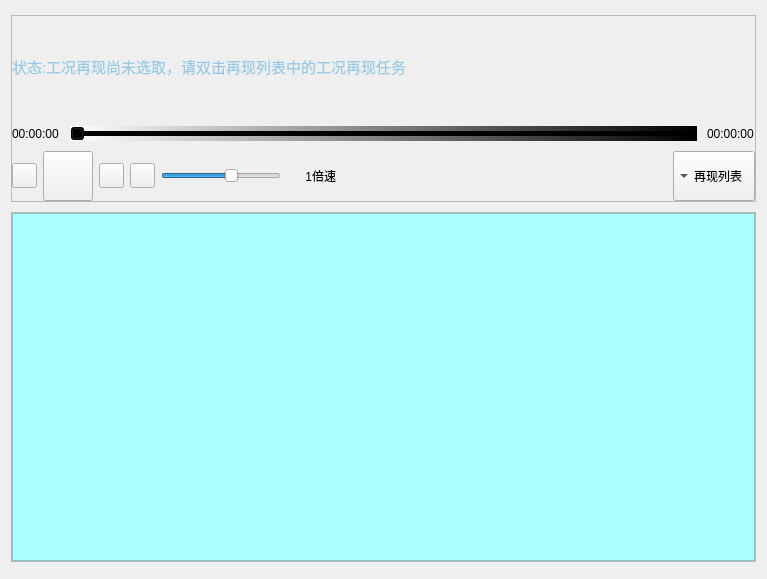
<?xml version="1.0" encoding="UTF-8"?>
<ui version="4.0">
 <class>RevertPlayer</class>
 <widget class="QWidget" name="RevertPlayer">
  <property name="windowModality">
   <enum>Qt::ApplicationModal</enum>
  </property>
  <property name="geometry">
   <rect>
    <x>0</x>
    <y>0</y>
    <width>767</width>
    <height>579</height>
   </rect>
  </property>
  <property name="windowTitle">
   <string>工况再现</string>
  </property>
  <layout class="QGridLayout" name="gridLayout">
   <property name="sizeConstraint">
    <enum>QLayout::SetDefaultConstraint</enum>
   </property>
   <item row="0" column="0">
    <widget class="QFrame" name="framePlayer">
     <property name="sizePolicy">
      <sizepolicy hsizetype="Preferred" vsizetype="Fixed">
       <horstretch>0</horstretch>
       <verstretch>0</verstretch>
      </sizepolicy>
     </property>
     <property name="styleSheet">
      <string notr="true"/>
     </property>
     <property name="frameShape">
      <enum>QFrame::StyledPanel</enum>
     </property>
     <property name="frameShadow">
      <enum>QFrame::Raised</enum>
     </property>
     <layout class="QVBoxLayout" name="verticalLayout_3">
      <property name="spacing">
       <number>0</number>
      </property>
      <property name="margin">
       <number>0</number>
      </property>
      <item>
       <layout class="QVBoxLayout" name="verticalLayout_2">
        <property name="spacing">
         <number>10</number>
        </property>
        <item>
         <widget class="QLabel" name="labelMsg">
          <property name="minimumSize">
           <size>
            <width>0</width>
            <height>100</height>
           </size>
          </property>
          <property name="maximumSize">
           <size>
            <width>16777215</width>
            <height>100</height>
           </size>
          </property>
          <property name="styleSheet">
           <string notr="true">border-image: url(:pic/images/screen.png); 
border-width: 1px;
color:rgb(150, 202, 230);
border-radius:9px;    
border-width: 1px;
font: 11pt;
</string>
          </property>
          <property name="text">
           <string>状态:工况再现尚未选取，请双击再现列表中的工况再现任务</string>
          </property>
         </widget>
        </item>
        <item>
         <layout class="QHBoxLayout" name="horizontalLayout">
          <item>
           <widget class="QLabel" name="labelTime">
            <property name="minimumSize">
             <size>
              <width>48</width>
              <height>0</height>
             </size>
            </property>
            <property name="maximumSize">
             <size>
              <width>48</width>
              <height>16777215</height>
             </size>
            </property>
            <property name="text">
             <string>00:00:00</string>
            </property>
           </widget>
          </item>
          <item>
           <widget class="QSlider" name="sliderProgress">
            <property name="enabled">
             <bool>true</bool>
            </property>
            <property name="acceptDrops">
             <bool>false</bool>
            </property>
            <property name="autoFillBackground">
             <bool>false</bool>
            </property>
            <property name="styleSheet">
             <string notr="true">background-color: qlineargradient(spread:pad, x1:0, y1:0, x2:1, y2:0, stop:0 rgba(255, 255, 255, 255), stop:1 rgba(0, 0, 0, 255));</string>
            </property>
            <property name="maximum">
             <number>10000000</number>
            </property>
            <property name="orientation">
             <enum>Qt::Horizontal</enum>
            </property>
            <property name="invertedControls">
             <bool>false</bool>
            </property>
           </widget>
          </item>
          <item>
           <widget class="QLabel" name="labelTimeTotle">
            <property name="minimumSize">
             <size>
              <width>48</width>
              <height>0</height>
             </size>
            </property>
            <property name="maximumSize">
             <size>
              <width>48</width>
              <height>16777215</height>
             </size>
            </property>
            <property name="text">
             <string>00:00:00</string>
            </property>
           </widget>
          </item>
         </layout>
        </item>
        <item>
         <layout class="QHBoxLayout" name="horizontalLayout_4">
          <property name="spacing">
           <number>6</number>
          </property>
          <item>
           <layout class="QHBoxLayout" name="horizontalLayout_3">
            <item>
             <widget class="QPushButton" name="buttonBackward">
              <property name="minimumSize">
               <size>
                <width>25</width>
                <height>25</height>
               </size>
              </property>
              <property name="maximumSize">
               <size>
                <width>25</width>
                <height>25</height>
               </size>
              </property>
              <property name="cursor">
               <cursorShape>PointingHandCursor</cursorShape>
              </property>
              <property name="toolTip">
               <string/>
              </property>
              <property name="statusTip">
               <string/>
              </property>
              <property name="whatsThis">
               <string/>
              </property>
              <property name="styleSheet">
               <string notr="true">border-image: url(:pic/images/快退.PNG);</string>
              </property>
              <property name="text">
               <string/>
              </property>
             </widget>
            </item>
            <item>
             <widget class="QPushButton" name="buttonStartPause">
              <property name="minimumSize">
               <size>
                <width>50</width>
                <height>50</height>
               </size>
              </property>
              <property name="maximumSize">
               <size>
                <width>50</width>
                <height>50</height>
               </size>
              </property>
              <property name="cursor">
               <cursorShape>PointingHandCursor</cursorShape>
              </property>
              <property name="toolTip">
               <string/>
              </property>
              <property name="whatsThis">
               <string/>
              </property>
              <property name="styleSheet">
               <string notr="true">border-image: url(:pic/images/播放.PNG);</string>
              </property>
              <property name="text">
               <string/>
              </property>
             </widget>
            </item>
            <item>
             <widget class="QPushButton" name="buttonForward">
              <property name="minimumSize">
               <size>
                <width>25</width>
                <height>25</height>
               </size>
              </property>
              <property name="maximumSize">
               <size>
                <width>25</width>
                <height>25</height>
               </size>
              </property>
              <property name="cursor">
               <cursorShape>PointingHandCursor</cursorShape>
              </property>
              <property name="toolTip">
               <string/>
              </property>
              <property name="statusTip">
               <string/>
              </property>
              <property name="whatsThis">
               <string/>
              </property>
              <property name="styleSheet">
               <string notr="true">border-image: url(:pic/images/快进.PNG);</string>
              </property>
              <property name="text">
               <string/>
              </property>
             </widget>
            </item>
            <item>
             <widget class="QPushButton" name="buttonStop">
              <property name="minimumSize">
               <size>
                <width>25</width>
                <height>25</height>
               </size>
              </property>
              <property name="maximumSize">
               <size>
                <width>25</width>
                <height>25</height>
               </size>
              </property>
              <property name="cursor">
               <cursorShape>PointingHandCursor</cursorShape>
              </property>
              <property name="toolTip">
               <string/>
              </property>
              <property name="whatsThis">
               <string/>
              </property>
              <property name="styleSheet">
               <string notr="true">border-image: url(:pic/images/停止.PNG);</string>
              </property>
              <property name="text">
               <string/>
              </property>
             </widget>
            </item>
           </layout>
          </item>
          <item>
           <layout class="QHBoxLayout" name="horizontalLayout_2">
            <property name="spacing">
             <number>0</number>
            </property>
            <item>
             <widget class="QSlider" name="sliderSpeed">
              <property name="sizePolicy">
               <sizepolicy hsizetype="Fixed" vsizetype="Fixed">
                <horstretch>0</horstretch>
                <verstretch>0</verstretch>
               </sizepolicy>
              </property>
              <property name="minimumSize">
               <size>
                <width>120</width>
                <height>0</height>
               </size>
              </property>
              <property name="maximumSize">
               <size>
                <width>120</width>
                <height>16777215</height>
               </size>
              </property>
              <property name="minimum">
               <number>-3</number>
              </property>
              <property name="maximum">
               <number>2</number>
              </property>
              <property name="pageStep">
               <number>1</number>
              </property>
              <property name="orientation">
               <enum>Qt::Horizontal</enum>
              </property>
             </widget>
            </item>
            <item>
             <widget class="QLabel" name="labelSpeed">
              <property name="minimumSize">
               <size>
                <width>55</width>
                <height>0</height>
               </size>
              </property>
              <property name="maximumSize">
               <size>
                <width>55</width>
                <height>16777215</height>
               </size>
              </property>
              <property name="text">
               <string>1倍速</string>
              </property>
              <property name="alignment">
               <set>Qt::AlignRight|Qt::AlignTrailing|Qt::AlignVCenter</set>
              </property>
             </widget>
            </item>
           </layout>
          </item>
          <item>
           <spacer name="horizontalSpacer">
            <property name="orientation">
             <enum>Qt::Horizontal</enum>
            </property>
            <property name="sizeHint" stdset="0">
             <size>
              <width>0</width>
              <height>20</height>
             </size>
            </property>
           </spacer>
          </item>
          <item>
           <widget class="QToolButton" name="buttonListRevert">
            <property name="sizePolicy">
             <sizepolicy hsizetype="Fixed" vsizetype="Expanding">
              <horstretch>0</horstretch>
              <verstretch>0</verstretch>
             </sizepolicy>
            </property>
            <property name="minimumSize">
             <size>
              <width>0</width>
              <height>0</height>
             </size>
            </property>
            <property name="maximumSize">
             <size>
              <width>16777215</width>
              <height>16777215</height>
             </size>
            </property>
            <property name="text">
             <string>再现列表</string>
            </property>
            <property name="autoExclusive">
             <bool>false</bool>
            </property>
            <property name="toolButtonStyle">
             <enum>Qt::ToolButtonTextBesideIcon</enum>
            </property>
            <property name="autoRaise">
             <bool>false</bool>
            </property>
            <property name="arrowType">
             <enum>Qt::DownArrow</enum>
            </property>
           </widget>
          </item>
         </layout>
        </item>
       </layout>
      </item>
     </layout>
    </widget>
   </item>
   <item row="1" column="0">
    <widget class="QFrame" name="frameRevertList">
     <property name="minimumSize">
      <size>
       <width>0</width>
       <height>350</height>
      </size>
     </property>
     <property name="maximumSize">
      <size>
       <width>16777215</width>
       <height>350</height>
      </size>
     </property>
     <property name="frameShape">
      <enum>QFrame::StyledPanel</enum>
     </property>
     <property name="frameShadow">
      <enum>QFrame::Raised</enum>
     </property>
     <layout class="QVBoxLayout" name="verticalLayout">
      <property name="margin">
       <number>0</number>
      </property>
      <item>
       <widget class="QTableWidget" name="listRevert">
        <property name="mouseTracking">
         <bool>true</bool>
        </property>
        <property name="styleSheet">
         <string notr="true">background-color: rgb(170, 255, 255);
font: 14pt &quot;仿宋&quot;;</string>
        </property>
        <property name="editTriggers">
         <set>QAbstractItemView::NoEditTriggers</set>
        </property>
        <property name="selectionMode">
         <enum>QAbstractItemView::SingleSelection</enum>
        </property>
        <property name="selectionBehavior">
         <enum>QAbstractItemView::SelectRows</enum>
        </property>
        <property name="showGrid">
         <bool>false</bool>
        </property>
        <attribute name="horizontalHeaderVisible">
         <bool>false</bool>
        </attribute>
        <attribute name="horizontalHeaderStretchLastSection">
         <bool>true</bool>
        </attribute>
        <attribute name="verticalHeaderVisible">
         <bool>false</bool>
        </attribute>
       </widget>
      </item>
     </layout>
    </widget>
   </item>
  </layout>
 </widget>
 <resources>
  <include location="../SimuTrainee.qrc"/>
 </resources>
 <connections/>
</ui>
